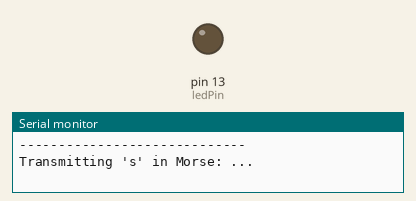
Simulated run of this program. Board: Arduino Uno, built with avr-gcc and run on an emulated ATmega328P. Shown: output pins drawn as LEDs (lit = HIGH), the last lines printed to the serial monitor.

Above: at 1.5 s.
At 58.5 s:
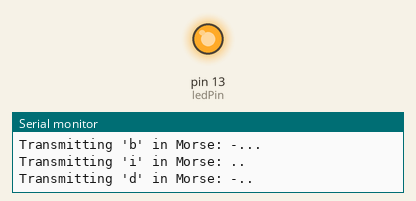
Timing chart, 0 to 62.8 s (numbered marks = the images above):
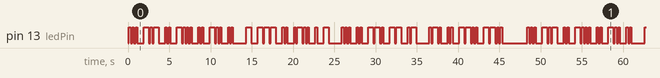

Measured:
- by itself, pin 13 (ledPin): moves between LOW and HIGH, repeating every 48.3 s
- by itself, everything shown: repeats every 48.3 s, in 112 steps

The program:

main.cpp
```cpp
#include "Arduino.h"

// Define pin for the built-in LED
const int ledPin = 13;

// Timing parameters for Morse code (in milliseconds)
const int dotDuration = 200;
const int dashDuration = dotDuration * 3;
const int elementSpace = dotDuration;
const int letterSpace = dotDuration * 3;
const int wordSpace = dotDuration * 7;

// Morse code definitions (A-Z)
const char* morseCode[] = {
  ".-",     // A
  "-...",   // B
  "-.-.",   // C
  "-..",    // D
  ".",      // E
  "..-.",   // F
  "--.",    // G
  "....",   // H
  "..",     // I
  ".---",   // J
  "-.-",    // K
  ".-..",   // L
  "--",     // M
  "-.",     // N
  "---",    // O
  ".--.",   // P
  "--.-",   // Q
  ".-.",    // R
  "...",    // S
  "-",      // T
  "..-",    // U
  "...-",   // V
  ".--",    // W
  "-..-",   // X
  "-.--",   // Y
  "--.."    // Z
};

// Function prototypes (forward declarations)
void blinkMorseMessage(String message);
void blinkLetter(char letter);
void blinkDot();
void blinkDash();
void printMorseCode(char letter);

void setup() {
  // Initialize the digital pin as an output
  pinMode(ledPin, OUTPUT);

  // Initialize serial communication at 9600 bits per second
  Serial.begin(9600);

  // Print startup message
  Serial.println("Morse Code Transmitter Started");
  Serial.println("-----------------------------");
}

void loop() {
  // Define the message to blink
  String message = "skibidi toilet sigma rizz";

  // Print the full message first
  Serial.println("\nTransmitting message: \"" + message + "\"");
  Serial.println("-----------------------------");

  // Blink the message in Morse code
  blinkMorseMessage(message);

  // Pause between message repetitions
  Serial.println("-----------------------------");
  Serial.println("Message transmission complete");
  Serial.println("Waiting before repeating...");
  delay(wordSpace * 2);
}

// Function to blink a message in Morse code
void blinkMorseMessage(String message) {
  // Convert message to lowercase
  message.toLowerCase();

  // Iterate through each character in the message
  for (unsigned int i = 0; i < message.length(); i++) {
    char c = message.charAt(i);

    // Handle space between words
    if (c == ' ') {
      Serial.println("<space>");
      delay(wordSpace);
    }
    // Handle letters (a-z)
    else if (c >= 'a' && c <= 'z') {
      // Print the letter being transmitted
      Serial.print("Transmitting '");
      Serial.print(c);
      Serial.print("' in Morse: ");

      // Print the Morse code representation
      printMorseCode(c);

      // Blink the letter
      blinkLetter(c);

      // Only add letter space if not the last character or if the next isn't a space
      if (i < message.length() - 1 && message.charAt(i + 1) != ' ') {
        delay(letterSpace);
      }
    }
    // Other characters (numbers, punctuation) are skipped
    else {
      Serial.print("Skipping character: ");
      Serial.println(c);
    }
  }
}

// Function to print the Morse code representation of a letter
void printMorseCode(char letter) {
  int index = letter - 'a';

  if (index >= 0 && index < 26) {
    Serial.println(morseCode[index]);
  } else {
    Serial.println("Unknown character");
  }
}

// Function to blink a single letter in Morse code
void blinkLetter(char letter) {
  // Get Morse code for the letter
  int index = letter - 'a';

  // Check if the letter is in range (a-z)
  if (index >= 0 && index < 26) {
    const char* morse = morseCode[index];

    // Blink the Morse code pattern
    for (int i = 0; morse[i] != '\0'; i++) {
      if (morse[i] == '.') {
        blinkDot();
      } else if (morse[i] == '-') {
        blinkDash();
      }
      delay(elementSpace);
    }
  }
  // If character is not a-z, we just skip it
}

// Function to blink a dot
void blinkDot() {
  digitalWrite(ledPin, HIGH);
  delay(dotDuration);
  digitalWrite(ledPin, LOW);
}

// Function to blink a dash
void blinkDash() {
  digitalWrite(ledPin, HIGH);
  delay(dashDuration);
  digitalWrite(ledPin, LOW);
}
```
